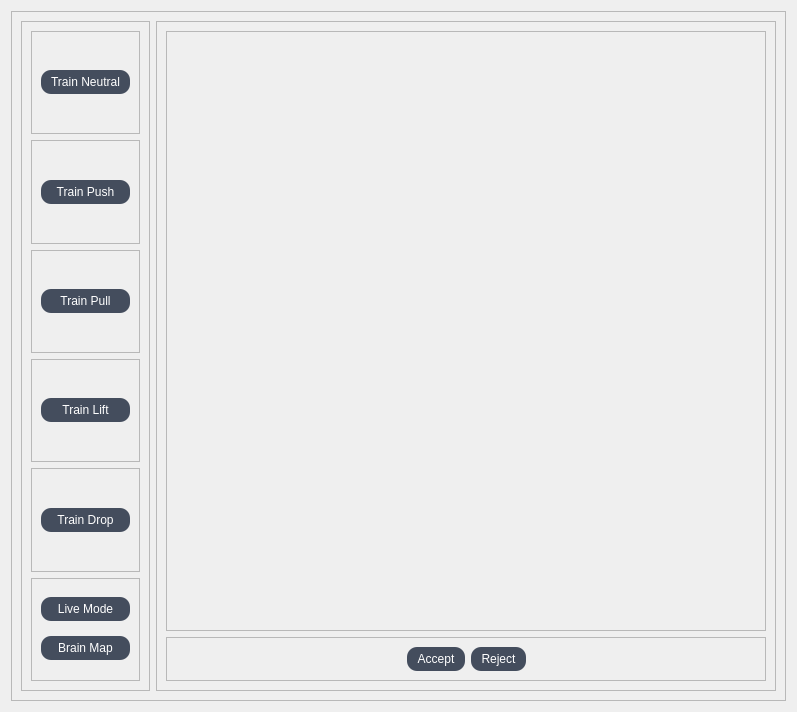
              <widget class="QWidget" name="TrainingPage">
               <layout class="QHBoxLayout" name="horizontalLayout_27">
                <item>
                 <widget class="QFrame" name="frame_45">
                  <property name="frameShape">
                   <enum>QFrame::StyledPanel</enum>
                  </property>
                  <property name="frameShadow">
                   <enum>QFrame::Raised</enum>
                  </property>
                  <layout class="QHBoxLayout" name="horizontalLayout_34">
                   <item>
                    <widget class="QFrame" name="frame_46">
                     <property name="frameShape">
                      <enum>QFrame::StyledPanel</enum>
                     </property>
                     <property name="frameShadow">
                      <enum>QFrame::Raised</enum>
                     </property>
                     <layout class="QVBoxLayout" name="verticalLayout_30">
                      <item>
                       <widget class="QFrame" name="frame_48">
                        <property name="frameShape">
                         <enum>QFrame::StyledPanel</enum>
                        </property>
                        <property name="frameShadow">
                         <enum>QFrame::Raised</enum>
                        </property>
                        <layout class="QHBoxLayout" name="horizontalLayout_28">
                         <item>
                          <widget class="QPushButton" name="pushButton">
                           <property name="maximumSize">
                            <size>
                             <width>150</width>
                             <height>16777215</height>
                            </size>
                           </property>
                           <property name="styleSheet">
                            <string notr="true">QPushButton{
	background-color:rgb(68, 77, 93);
	color:rgb(255, 255, 255);
	padding: 5px 10px; 
	border-top-left-radius: 10px;
	border-top-right-radius: 10px;
	border-bottom-left-radius: 10px;
	border-bottom-right-radius: 10px;
	border-left: 2px solidrgb(135, 153, 184);
	border-right: 2px solidrgb(135, 153, 184);
	border-top: 2px solidrgb(135, 153, 184);
	border-bottom: 2px solidrgb(135, 153, 184);
}
QPushButton:hover{
	background-color:rgb(148, 168, 202);
}
QPushButton:pressed{
	background-color:rgb(143, 255, 130);
}
</string>
                           </property>
                           <property name="text">
                            <string>Train Neutral</string>
                           </property>
                          </widget>
                         </item>
                        </layout>
                       </widget>
                      </item>
                      <item>
                       <widget class="QFrame" name="frame_49">
                        <property name="frameShape">
                         <enum>QFrame::StyledPanel</enum>
                        </property>
                        <property name="frameShadow">
                         <enum>QFrame::Raised</enum>
                        </property>
                        <layout class="QHBoxLayout" name="horizontalLayout_29">
                         <item>
                          <widget class="QPushButton" name="pushButton_2">
                           <property name="maximumSize">
                            <size>
                             <width>150</width>
                             <height>16777215</height>
                            </size>
                           </property>
                           <property name="styleSheet">
                            <string notr="true">QPushButton{
	background-color:rgb(68, 77, 93);
	color:rgb(255, 255, 255);
	padding: 5px 10px; 
	border-top-left-radius: 10px;
	border-top-right-radius: 10px;
	border-bottom-left-radius: 10px;
	border-bottom-right-radius: 10px;
	border-left: 2px solidrgb(135, 153, 184);
	border-right: 2px solidrgb(135, 153, 184);
	border-top: 2px solidrgb(135, 153, 184);
	border-bottom: 2px solidrgb(135, 153, 184);
}
QPushButton:hover{
	background-color:rgb(148, 168, 202);
}
QPushButton:pressed{
	background-color:rgb(143, 255, 130);
}
</string>
                           </property>
                           <property name="text">
                            <string>Train Push</string>
                           </property>
                          </widget>
                         </item>
                        </layout>
                       </widget>
                      </item>
                      <item>
                       <widget class="QFrame" name="frame_50">
                        <property name="frameShape">
                         <enum>QFrame::StyledPanel</enum>
                        </property>
                        <property name="frameShadow">
                         <enum>QFrame::Raised</enum>
                        </property>
                        <layout class="QHBoxLayout" name="horizontalLayout_30">
                         <item>
                          <widget class="QPushButton" name="pushButton_3">
                           <property name="maximumSize">
                            <size>
                             <width>150</width>
                             <height>16777215</height>
                            </size>
                           </property>
                           <property name="styleSheet">
                            <string notr="true">QPushButton{
	background-color:rgb(68, 77, 93);
	color:rgb(255, 255, 255);
	padding: 5px 10px; 
	border-top-left-radius: 10px;
	border-top-right-radius: 10px;
	border-bottom-left-radius: 10px;
	border-bottom-right-radius: 10px;
	border-left: 2px solidrgb(135, 153, 184);
	border-right: 2px solidrgb(135, 153, 184);
	border-top: 2px solidrgb(135, 153, 184);
	border-bottom: 2px solidrgb(135, 153, 184);
}
QPushButton:hover{
	background-color:rgb(148, 168, 202);
}
QPushButton:pressed{
	background-color:rgb(143, 255, 130);
}
</string>
                           </property>
                           <property name="text">
                            <string>Train Pull</string>
                           </property>
                          </widget>
                         </item>
                        </layout>
                       </widget>
                      </item>
                      <item>
                       <widget class="QFrame" name="frame_51">
                        <property name="frameShape">
                         <enum>QFrame::StyledPanel</enum>
                        </property>
                        <property name="frameShadow">
                         <enum>QFrame::Raised</enum>
                        </property>
                        <layout class="QHBoxLayout" name="horizontalLayout_31">
                         <item>
                          <widget class="QPushButton" name="pushButton_4">
                           <property name="maximumSize">
                            <size>
                             <width>150</width>
                             <height>16777215</height>
                            </size>
                           </property>
                           <property name="styleSheet">
                            <string notr="true">QPushButton{
	background-color:rgb(68, 77, 93);
	color:rgb(255, 255, 255);
	padding: 5px 10px; 
	border-top-left-radius: 10px;
	border-top-right-radius: 10px;
	border-bottom-left-radius: 10px;
	border-bottom-right-radius: 10px;
	border-left: 2px solidrgb(135, 153, 184);
	border-right: 2px solidrgb(135, 153, 184);
	border-top: 2px solidrgb(135, 153, 184);
	border-bottom: 2px solidrgb(135, 153, 184);
}
QPushButton:hover{
	background-color:rgb(148, 168, 202);
}
QPushButton:pressed{
	background-color:rgb(143, 255, 130);
}
</string>
                           </property>
                           <property name="text">
                            <string>Train Lift</string>
                           </property>
                          </widget>
                         </item>
                        </layout>
                       </widget>
                      </item>
                      <item>
                       <widget class="QFrame" name="frame_52">
                        <property name="frameShape">
                         <enum>QFrame::StyledPanel</enum>
                        </property>
                        <property name="frameShadow">
                         <enum>QFrame::Raised</enum>
                        </property>
                        <layout class="QHBoxLayout" name="horizontalLayout_32">
                         <item>
                          <widget class="QPushButton" name="pushButton_5">
                           <property name="maximumSize">
                            <size>
                             <width>150</width>
                             <height>16777215</height>
                            </size>
                           </property>
                           <property name="styleSheet">
                            <string notr="true">QPushButton{
	background-color:rgb(68, 77, 93);
	color:rgb(255, 255, 255);
	padding: 5px 10px; 
	border-top-left-radius: 10px;
	border-top-right-radius: 10px;
	border-bottom-left-radius: 10px;
	border-bottom-right-radius: 10px;
	border-left: 2px solidrgb(135, 153, 184);
	border-right: 2px solidrgb(135, 153, 184);
	border-top: 2px solidrgb(135, 153, 184);
	border-bottom: 2px solidrgb(135, 153, 184);
}
QPushButton:hover{
	background-color:rgb(148, 168, 202);
}
QPushButton:pressed{
	background-color:rgb(143, 255, 130);
}
</string>
                           </property>
                           <property name="text">
                            <string>Train Drop</string>
                           </property>
                          </widget>
                         </item>
                        </layout>
                       </widget>
                      </item>
                      <item>
                       <widget class="QFrame" name="frame_55">
                        <property name="frameShape">
                         <enum>QFrame::StyledPanel</enum>
                        </property>
                        <property name="frameShadow">
                         <enum>QFrame::Raised</enum>
                        </property>
                        <layout class="QVBoxLayout" name="verticalLayout_31">
                         <item>
                          <widget class="QPushButton" name="pushButton_9">
                           <property name="styleSheet">
                            <string notr="true">QPushButton{
	background-color:rgb(68, 77, 93);
	color:rgb(255, 255, 255);
	padding: 5px 10px; 
	border-top-left-radius: 10px;
	border-top-right-radius: 10px;
	border-bottom-left-radius: 10px;
	border-bottom-right-radius: 10px;
	border-left: 2px solidrgb(135, 153, 184);
	border-right: 2px solidrgb(135, 153, 184);
	border-top: 2px solidrgb(135, 153, 184);
	border-bottom: 2px solidrgb(135, 153, 184);
}
QPushButton:hover{
	background-color:rgb(148, 168, 202);
}
QPushButton:pressed{
	background-color:rgb(143, 255, 130);
}
</string>
                           </property>
                           <property name="text">
                            <string>Live Mode</string>
                           </property>
                          </widget>
                         </item>
                         <item>
                          <widget class="QPushButton" name="pushButton_8">
                           <property name="styleSheet">
                            <string notr="true">QPushButton{
	background-color:rgb(68, 77, 93);
	color:rgb(255, 255, 255);
	padding: 5px 10px; 
	border-top-left-radius: 10px;
	border-top-right-radius: 10px;
	border-bottom-left-radius: 10px;
	border-bottom-right-radius: 10px;
	border-left: 2px solidrgb(135, 153, 184);
	border-right: 2px solidrgb(135, 153, 184);
	border-top: 2px solidrgb(135, 153, 184);
	border-bottom: 2px solidrgb(135, 153, 184);
}
QPushButton:hover{
	background-color:rgb(148, 168, 202);
}
QPushButton:pressed{
	background-color:rgb(143, 255, 130);
}
</string>
                           </property>
                           <property name="text">
                            <string>Brain Map</string>
                           </property>
                          </widget>
                         </item>
                        </layout>
                       </widget>
                      </item>
                     </layout>
                    </widget>
                   </item>
                   <item>
                    <widget class="QFrame" name="frame_47">
                     <property name="frameShape">
                      <enum>QFrame::StyledPanel</enum>
                     </property>
                     <property name="frameShadow">
                      <enum>QFrame::Raised</enum>
                     </property>
                     <layout class="QVBoxLayout" name="verticalLayout_32">
                      <item>
                       <widget class="QFrame" name="frame_53">
                        <property name="sizePolicy">
                         <sizepolicy hsizetype="Minimum" vsizetype="Minimum">
                          <horstretch>0</horstretch>
                          <verstretch>0</verstretch>
                         </sizepolicy>
                        </property>
                        <property name="minimumSize">
                         <size>
                          <width>600</width>
                          <height>600</height>
                         </size>
                        </property>
                        <property name="frameShape">
                         <enum>QFrame::StyledPanel</enum>
                        </property>
                        <property name="frameShadow">
                         <enum>QFrame::Raised</enum>
                        </property>
                        <widget class="QLabel" name="label_31">
                         <property name="geometry">
                          <rect>
                           <x>240</x>
                           <y>240</y>
                           <width>150</width>
                           <height>150</height>
                          </rect>
                         </property>
                         <property name="sizePolicy">
                          <sizepolicy hsizetype="Minimum" vsizetype="Minimum">
                           <horstretch>0</horstretch>
                           <verstretch>0</verstretch>
                          </sizepolicy>
                         </property>
                         <property name="minimumSize">
                          <size>
                           <width>150</width>
                           <height>150</height>
                          </size>
                         </property>
                         <property name="maximumSize">
                          <size>
                           <width>300</width>
                           <height>300</height>
                          </size>
                         </property>
                         <property name="sizeIncrement">
                          <size>
                           <width>0</width>
                           <height>0</height>
                          </size>
                         </property>
                         <property name="baseSize">
                          <size>
                           <width>150</width>
                           <height>150</height>
                          </size>
                         </property>
                         <property name="text">
                          <string/>
                         </property>
                         <property name="pixmap">
                          <pixmap resource="resources.qrc">:/photos/Assets/frog.png</pixmap>
                         </property>
                         <property name="scaledContents">
                          <bool>true</bool>
                         </property>
                        </widget>
                       </widget>
                      </item>
                      <item>
                       <widget class="QFrame" name="frame_54">
                        <property name="frameShape">
                         <enum>QFrame::StyledPanel</enum>
                        </property>
                        <property name="frameShadow">
                         <enum>QFrame::Raised</enum>
                        </property>
                        <layout class="QHBoxLayout" name="horizontalLayout_33">
                         <item>
                          <spacer name="horizontalSpacer_23">
                           <property name="orientation">
                            <enum>Qt::Horizontal</enum>
                           </property>
                           <property name="sizeHint" stdset="0">
                            <size>
                             <width>40</width>
                             <height>20</height>
                            </size>
                           </property>
                          </spacer>
                         </item>
                         <item>
                          <widget class="QPushButton" name="pushButton_6">
                           <property name="styleSheet">
                            <string notr="true">QPushButton{
	background-color:rgb(68, 77, 93);
	color:rgb(255, 255, 255);
	padding: 5px 10px; 
	border-top-left-radius: 10px;
	border-top-right-radius: 10px;
	border-bottom-left-radius: 10px;
	border-bottom-right-radius: 10px;
	border-left: 2px solidrgb(135, 153, 184);
	border-right: 2px solidrgb(135, 153, 184);
	border-top: 2px solidrgb(135, 153, 184);
	border-bottom: 2px solidrgb(135, 153, 184);
}
QPushButton:hover{
	background-color:rgb(148, 168, 202);
}
QPushButton:pressed{
	background-color:rgb(143, 255, 130);
}
</string>
                           </property>
                           <property name="text">
                            <string>Accept</string>
                           </property>
                          </widget>
                         </item>
                         <item>
                          <widget class="QPushButton" name="pushButton_7">
                           <property name="styleSheet">
                            <string notr="true">QPushButton{
	background-color:rgb(68, 77, 93);
	color:rgb(255, 255, 255);
	padding: 5px 10px; 
	border-top-left-radius: 10px;
	border-top-right-radius: 10px;
	border-bottom-left-radius: 10px;
	border-bottom-right-radius: 10px;
	border-left: 2px solidrgb(135, 153, 184);
	border-right: 2px solidrgb(135, 153, 184);
	border-top: 2px solidrgb(135, 153, 184);
	border-bottom: 2px solidrgb(135, 153, 184);
}
QPushButton:hover{
	background-color:rgb(148, 168, 202);
}
QPushButton:pressed{
	background-color:rgb(143, 255, 130);
}
</string>
                           </property>
                           <property name="text">
                            <string>Reject</string>
                           </property>
                          </widget>
                         </item>
                         <item>
                          <spacer name="horizontalSpacer_24">
                           <property name="orientation">
                            <enum>Qt::Horizontal</enum>
                           </property>
                           <property name="sizeHint" stdset="0">
                            <size>
                             <width>40</width>
                             <height>20</height>
                            </size>
                           </property>
                          </spacer>
                         </item>
                        </layout>
                       </widget>
                      </item>
                     </layout>
                    </widget>
                   </item>
                  </layout>
                 </widget>
                </item>
               </layout>
              </widget>
